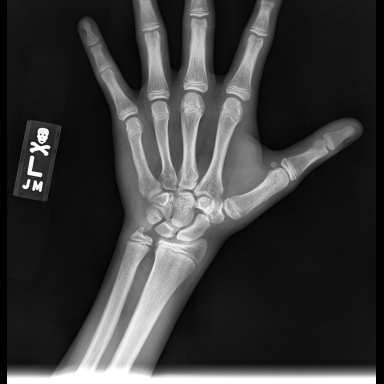
#> input picture ml/data/cache_384/10005.png, 384 x 384 px
$ python -i preprocess.py   (imports and definitions only)
#> lines starting #> are read from the running program, lines starting #| are printed output that depends on the picture; after the words box and inside, x2 and y2 are one past the last pixel; in counts of white or black regions, pixels touching at a corner belong together
#> further down, picture is the input picture: shape (384, 384, 3); min 0, max 255, mean 59.5
"""Hand ROI crop, CLAHE contrast enhancement, and radiograph preprocessing."""

from __future__ import annotations

import logging
from pathlib import Path
from typing import Tuple, Union

import cv2
import numpy as np

logger = logging.getLogger(__name__)


def crop_hand_roi(
    image: np.ndarray,
    margin_ratio: float = 0.05,
    min_area_ratio: float = 0.15,
) -> np.ndarray:
    """Isolate hand/wrist region of interest (ROI) using Otsu thresholding and largest component.

    Args:
        image: 2D grayscale uint8 image array.
        margin_ratio: Margin to add around bounding box as fraction of dimension.
        min_area_ratio: Minimum fraction of total image area the bbox must occupy to be valid.

    Returns:
        Cropped 2D grayscale uint8 image focused on the hand/wrist anatomy.
    """
#> called with margin_ratio = 0.05, min_area_ratio = 0.15
    if image is None or image.size == 0:
        raise ValueError("Invalid image passed to crop_hand_roi")

    h, w = image.shape[:2]
#> h = 384; w = 384

    # 1. Mild Gaussian blur to reduce quantum noise in air background
    blurred = cv2.GaussianBlur(image, (5, 5), 0)

    # 2. Otsu thresholding to segment radiopaque tissue from air background
    _, thresh = cv2.threshold(blurred, 0, 255, cv2.THRESH_BINARY + cv2.THRESH_OTSU)
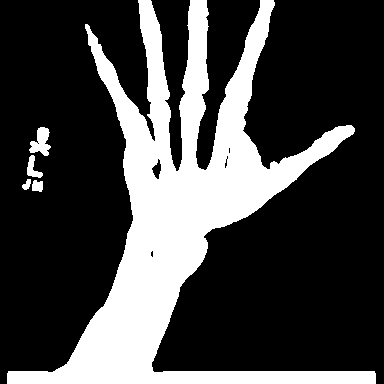
#> thresh: shape (384, 384); 27.1% white; 5 white regions, box (x1, y1, x2, y2) and area: (7, 0, 376, 384) 39272, (29, 127, 51, 156) 375, (27, 155, 43, 178) 178, (32, 180, 43, 192) 109, (22, 179, 31, 190) 62

    # 3. Find connected components
    num_labels, labels, stats, centroids = cv2.connectedComponentsWithStats(thresh, connectivity=8)
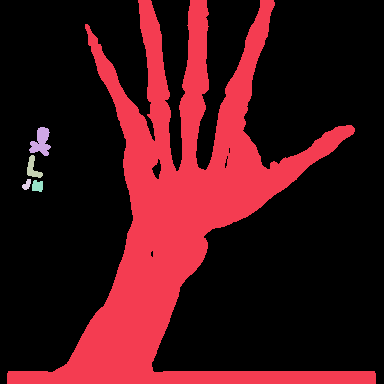
#> labels: shape (384, 384) int32; 6 distinct labels, from 0 to 5; one colour per label, 0 black
#> num_labels = 6; stats = [[0, 0, 384, 384, 107460], [7, 0, 369, 384, 39272], [29, 127, 22, 29, 375], [27, 155, 16, 23, 178], [22, 179, 9, 11, 62], [32, 180, 11, 12, 109]]; centroids = [[196.4, 184.4], [181, 211.5], [40.66, 141.7], [32.56, 168.1], [26.47, 184.3], [37.09, 185.7]]

    if num_labels <= 1:
        # Background only, return original
        return image

    # Ignore label 0 (background); find largest foreground component
    areas = stats[1:, cv2.CC_STAT_AREA]
#> areas = [39272, 375, 178, 62, 109]
    largest_label = np.argmax(areas) + 1
#> largest_label = 1
    largest_area = stats[largest_label, cv2.CC_STAT_AREA]
#> largest_area = 39272

    # Validate that largest component is significant
    if largest_area < (h * w * min_area_ratio):
        # Component too small (likely artifact or low contrast), fallback to full image
        return image

    x = stats[largest_label, cv2.CC_STAT_LEFT]
#> x = 7
    y = stats[largest_label, cv2.CC_STAT_TOP]
#> y = 0
    bw = stats[largest_label, cv2.CC_STAT_WIDTH]
#> bw = 369
    bh = stats[largest_label, cv2.CC_STAT_HEIGHT]
#> bh = 384

    # 4. Add margin
    margin_x = int(bw * margin_ratio)
#> margin_x = 18
    margin_y = int(bh * margin_ratio)
#> margin_y = 19

    x1 = max(0, x - margin_x)
#> x1 = 0
    y1 = max(0, y - margin_y)
#> y1 = 0
    x2 = min(w, x + bw + margin_x)
#> x2 = 384
    y2 = min(h, y + bh + margin_y)
#> y2 = 384

    # Ensure crop has non-zero size
    if (x2 - x1) <= 0 or (y2 - y1) <= 0:
        return image

    cropped = image[y1:y2, x1:x2]
    return cropped


def apply_clahe(
    image: np.ndarray,
    clip_limit: float = 2.0,
    tile_grid_size: Tuple[int, int] = (8, 8),
) -> np.ndarray:
    """Apply Contrast Limited Adaptive Histogram Equalization (CLAHE).

    Enhances bone trabecular architecture, epiphyses, and carpal ossification visibility.
    """
#> called with clip_limit = 2, tile_grid_size = (8, 8)
    if image.dtype != np.uint8:
        image = np.clip(image, 0, 255).astype(np.uint8)

    clahe = cv2.createCLAHE(clipLimit=clip_limit, tileGridSize=tile_grid_size)
    return clahe.apply(image)
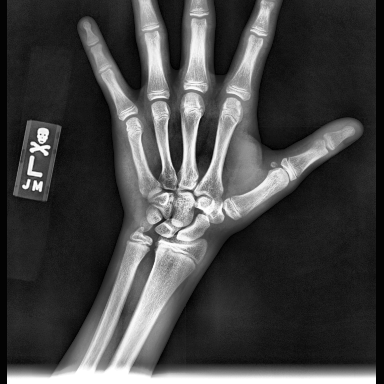
#> returned value: shape (384, 384); min 1, max 255, mean 69


def resize_letterbox(
    image: np.ndarray,
    target_size: int = 384,
) -> np.ndarray:
    """Resize image preserving aspect ratio with zero padding."""
#> called with target_size = 384
    h, w = image.shape[:2]
#> h = 384; w = 384
    scale = target_size / max(h, w)
#> scale = 1
    new_w, new_h = max(1, int(round(w * scale))), max(1, int(round(h * scale)))
#> new_w = 384; new_h = 384

    interp = cv2.INTER_AREA if scale < 1.0 else cv2.INTER_CUBIC
#> interp = 2
    resized = cv2.resize(image, (new_w, new_h), interpolation=interp)

    canvas = np.zeros((target_size, target_size), dtype=np.uint8)
    y_off = (target_size - new_h) // 2
#> y_off = 0
    x_off = (target_size - new_w) // 2
#> x_off = 0
    canvas[y_off : y_off + new_h, x_off : x_off + new_w] = resized
    return canvas


def preprocess_radiograph(
    image: np.ndarray,
    target_size: int = 384,
    roi_crop: bool = True,
    clahe: bool = True,
    clahe_clip_limit: float = 2.0,
) -> np.ndarray:
    """Complete 3-step radiograph preprocessing pipeline: ROI crop -> CLAHE -> 384 resize.

    Returns:
        Processed 2D uint8 image of shape (target_size, target_size).
    """
    if image.ndim == 3:
        image = cv2.cvtColor(image, cv2.COLOR_BGR2GRAY)

    # Step 1: Hand ROI Crop
    if roi_crop:
        image = crop_hand_roi(image)

    # Step 2: CLAHE Contrast Enhancement
    if clahe:
        image = apply_clahe(image, clip_limit=clahe_clip_limit)

    # Step 3: Aspect-ratio letterbox resize
    image = resize_letterbox(image, target_size=target_size)
    return image

>>> import cv2
>>> picture = cv2.imread('../../../ml/data/cache_384/10005.png')
>>> result = preprocess_radiograph(picture)

$ run again, on ml/data/cache_384/10058.png
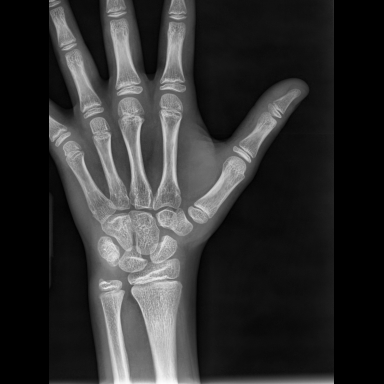
#> input picture ml/data/cache_384/10058.png, 384 x 384 px
#> picture is the input picture: shape (384, 384, 3); min 0, max 253, mean 47.7
#> thresh: shape (384, 384); 29.4% white; 3 white regions (2 under 20 px), largest, box (x1, y1, x2, y2) and area: (49, 0, 334, 384) 43321
#> in crop_hand_roi, `num_labels, labels, stats, centroids = cv2.connectedComponentsWithStat..`:
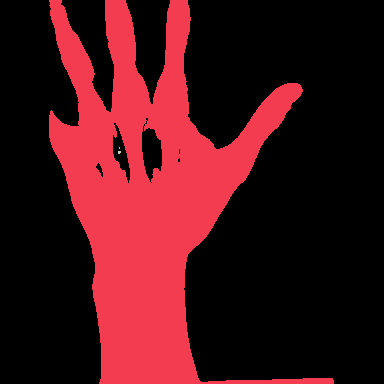
#> labels: shape (384, 384) int32; 4 distinct labels, from 0 to 3; one colour per label, 0 black
#> num_labels = 4; stats = [[0, 0, 384, 384, 104125], [49, 0, 285, 384, 43321], [119, 147, 1, 2, 2], [118, 151, 3, 3, 8]]; centroids = [[209.3, 190.1], [148.7, 194.9], [119, 147.5], [118.9, 151.9]]
#> areas = [43321, 2, 8]
#> largest_label = 1
#> largest_area = 43321
#> x = 49
#> y = 0
#> bw = 285
#> bh = 384
#> margin_x = 14
#> margin_y = 19
#> x1 = 35
#> y1 = 0
#> x2 = 348
#> y2 = 384
#> in resize_letterbox, `canvas[y_off : y_off + new_h, x_off : x_off + new_w] = resized`:
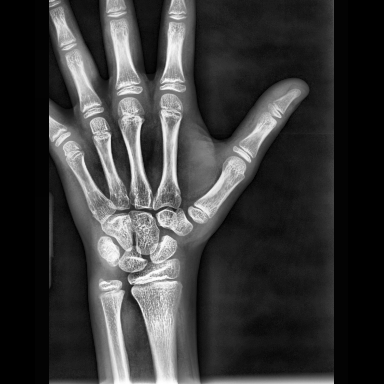
#> canvas: shape (384, 384); min 0, max 255, mean 56.5

$ run again, on ml/data/cache_384/10075.png
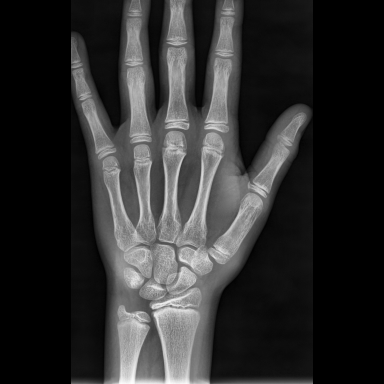
#> input picture ml/data/cache_384/10075.png, 384 x 384 px
#> picture is the input picture: shape (384, 384, 3); min 0, max 254, mean 45.9
#> thresh: shape (384, 384); 31.3% white; 3 white regions, box (x1, y1, x2, y2) and area: (71, 0, 307, 384) 45867, (214, 381, 313, 384) 268, (72, 382, 95, 384) 43
#> in crop_hand_roi, `num_labels, labels, stats, centroids = cv2.connectedComponentsWithStat..`:
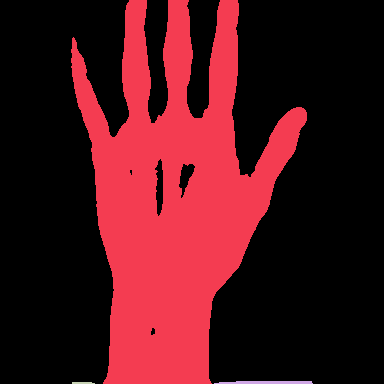
#> labels: shape (384, 384) int32; 4 distinct labels, from 0 to 3; one colour per label, 0 black
#> num_labels = 4; stats = [[0, 0, 384, 384, 101278], [71, 0, 236, 384, 45867], [214, 381, 99, 3, 268], [72, 382, 23, 2, 43]]; centroids = [[199.3, 187.9], [174, 198.1], [266.7, 382.1], [82.3, 382.5]]
#> areas = [45867, 268, 43]
#> largest_label = 1
#> largest_area = 45867
#> x = 71
#> y = 0
#> bw = 236
#> bh = 384
#> margin_x = 11
#> margin_y = 19
#> x1 = 60
#> y1 = 0
#> x2 = 318
#> y2 = 384
#> in resize_letterbox, `canvas[y_off : y_off + new_h, x_off : x_off + new_w] = resized`:
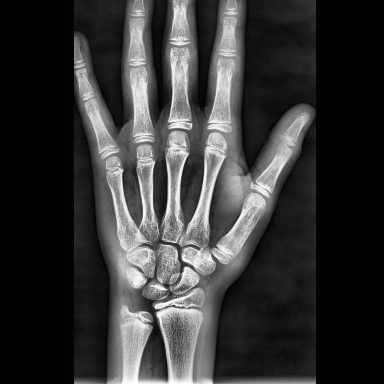
#> canvas: shape (384, 384); min 0, max 255, mean 53.2

$ run again, on ml/data/cache_384/10180.png
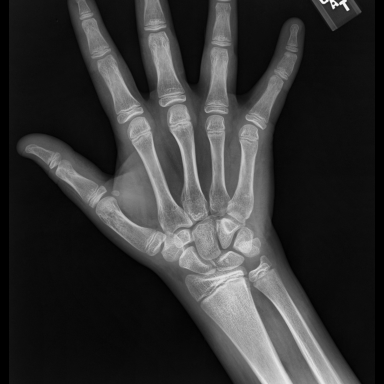
#> input picture ml/data/cache_384/10180.png, 384 x 384 px
#> picture is the input picture: shape (384, 384, 3); min 0, max 251, mean 52
#> thresh: shape (384, 384); 31.7% white; 6 white regions (2 under 20 px), largest, box (x1, y1, x2, y2) and area: (24, 0, 357, 384) 46525, (318, 0, 350, 12) 208, (321, 9, 331, 23) 47, (351, 0, 358, 10) 25
#> in crop_hand_roi, `num_labels, labels, stats, centroids = cv2.connectedComponentsWithStat..`:
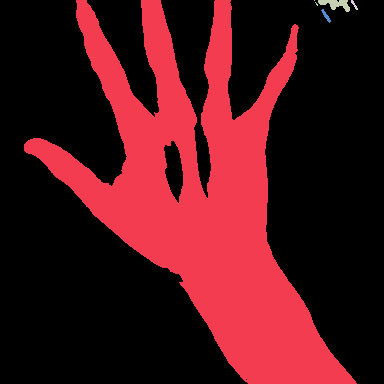
#> labels: shape (384, 384) int32; 7 distinct labels, from 0 to 6; one colour per label, 0 black
#> num_labels = 7; stats = [[0, 0, 384, 384, 100645], [24, 0, 333, 384, 46525], [314, 0, 1, 1, 1], [318, 0, 32, 12, 208], [351, 0, 7, 10, 25], [315, 2, 3, 4, 5], [321, 9, 10, 14, 47]]; centroids = [[186.3, 188.2], [202, 199.8], [314, 0], [335.4, 3.69], [353.9, 4.4], [316.2, 3.6], [325.7, 15.45]]
#> areas = [46525, 1, 208, 25, 5, 47]
#> largest_label = 1
#> largest_area = 46525
#> x = 24
#> y = 0
#> bw = 333
#> bh = 384
#> margin_x = 16
#> margin_y = 19
#> x1 = 8
#> y1 = 0
#> x2 = 373
#> y2 = 384
#> in resize_letterbox, `canvas[y_off : y_off + new_h, x_off : x_off + new_w] = resized`:
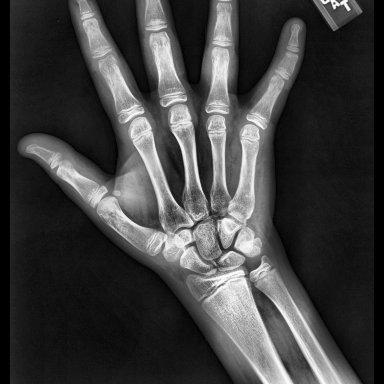
#> canvas: shape (384, 384); min 0, max 253, mean 63.3
